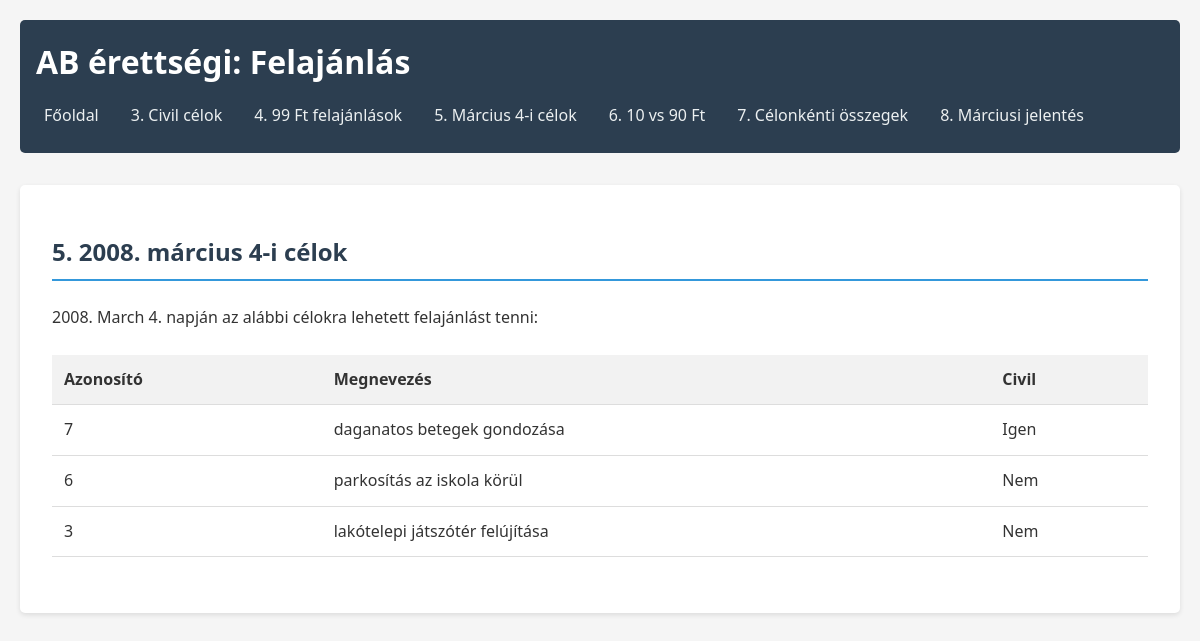
/5marc4/, run on the app's committed database.
### felajanlasok/models.py (models this page shows, shortened)
class Cel(models.Model):
    az = models.IntegerField(primary_key=True, verbose_name="Azonosító")
    megnevezes = models.CharField(max_length=255, verbose_name="Megnevezés")
    civil = models.BooleanField(verbose_name="Civil összefogás")
    class Meta:
        verbose_name = "Cél"
        verbose_name_plural = "Célok"

### felajanlasok/views.py (the view)
# urls.py: path('5marc4/', views.task5_marc4, name='task5_marc4'),
def task5_marc4(request):
    date_to_check = datetime.strptime('2008-03-04', '%Y-%m-%d').date()
    goals_march4 = Cel.objects.filter(
        felajanlasok__datum=date_to_check
    ).distinct()
    context = {'goals': goals_march4, 'date': date_to_check,
               'title': '5. 2008. március 4-i célok'}
    return render(request, 'felajanlasok/task5_marc4.html', context)

### felajanlasok/templates/felajanlasok/task5_marc4.html (shortened to what this page needs)
{% extends 'felajanlasok/base.html' %}
{% block content %}
<div class="task-result">
    <h2>{{ title }}</h2>
    <p>{{ date|date:"Y. F j." }} napján az alábbi célokra lehetett felajánlást tenni:</p>
    {% if goals %}
    <table>
        <thead>
            <tr>
                <th>Azonosító</th>
                <th>Megnevezés</th>
                <th>Civil</th>
            </tr>
        </thead>
        <tbody>
            {% for goal in goals %}
            <tr>
                <td>{{ goal.az }}</td>
                <td>{{ goal.megnevezes }}</td>
                <td>{% if goal.civil %}Igen{% else %}Nem{% endif %}</td>
            </tr>
            {% endfor %}
        </tbody>
    </table>
    {% else %}
    <p class="no-data">Nincsenek célok erre a napra az adatbázisban.</p>
    {% endif %}
</div>
{% endblock %}

### felajanlasok/static/style.css (style rules this page uses)
* { margin: 0; padding: 0; box-sizing: border-box; }
body { font-family: 'Segoe UI', Tahoma, Geneva, Verdana, sans-serif; line-height: 1.6; color: #333; background-color: #f5f5f5; max-width: 1200px; margin: 0 auto; padding: 20px; }
table { width: 100%; border-collapse: collapse; margin: 1.5rem 0; }
table th, table td { padding: 0.75rem; text-align: left; border-bottom: 1px solid #ddd; }
table th { background-color: #f2f2f2; font-weight: bold; }
.task-result h2 { margin-bottom: 1.5rem; color: #2c3e50; border-bottom: 2px solid #3498db; padding-bottom: 0.5rem; }

### data on the page
Cel: az "7", megnevezes "daganatos betegek gondozása", civil "Igen"
Cel: az "6", megnevezes "parkosítás az iskola körül", civil "Nem"
Cel: az "3", megnevezes "lakótelepi játszótér felújítása", civil "Nem"

### other printed values
{{ title }} "5. 2008. március 4-i célok"
{{ date|date:"Y. F j." }} "2008. March 4."
